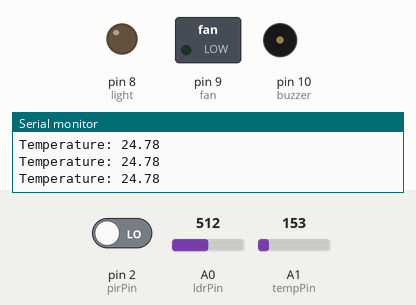
Recording of a sketch running on a simulated Arduino Uno, built with avr-gcc and run on an emulated ATmega328P. Shown: switched loads named in the sketch (green lamp = pin HIGH), output pins drawn as LEDs (lit = HIGH), buzzer (waves = sounding, pin HIGH), the last lines printed to the serial monitor. The test bench sets the inputs (shaded band); at power-on: pin 2 (pirPin) LOW, A1 (tempPin) = 153, A0 (ldrPin) = 512.

Above: at 1.3 s.
1.4 s: pin 2 (pirPin) driven HIGH
At 1.9 s:
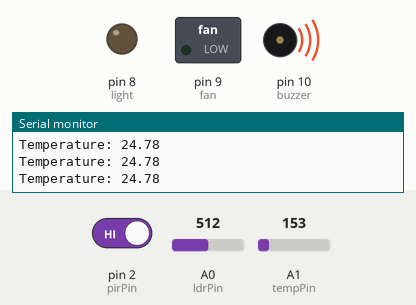
4.4 s: A1 (tempPin) set to 172
At 4.9 s:
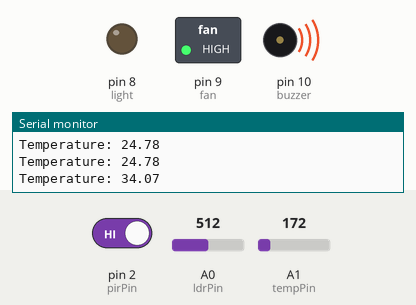
7.4 s: A0 (ldrPin) set to 486
At 7.9 s:
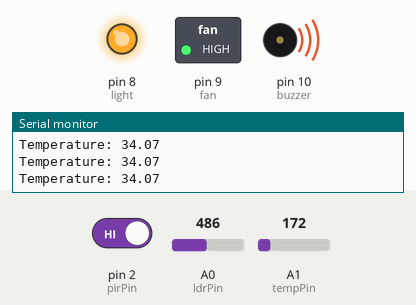
10.4 s: A1 (tempPin) set to 133
At 10.9 s:
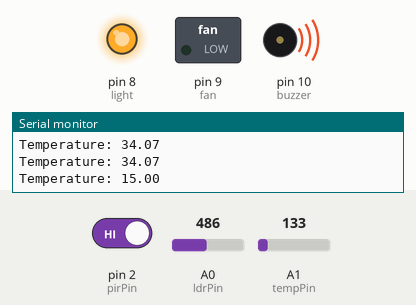
13.4 s: A1 (tempPin) set to 165
At 14.4 s:
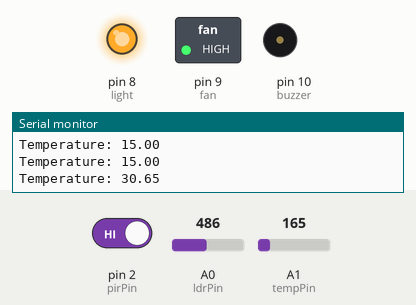
16.4 s: A1 (tempPin) set to 114
At 17.4 s:
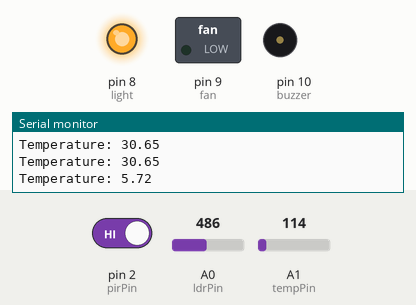
Timing chart, 0 to 20.4 s (numbered marks = the images above; inputs shaded):
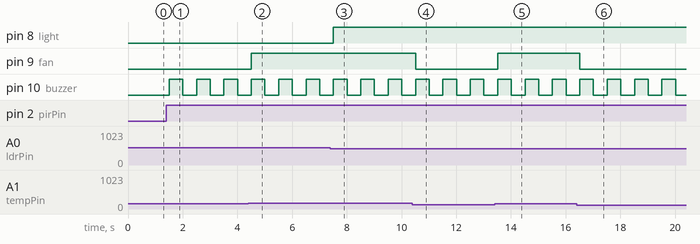

Measured:
- the behaviour switches between 163 and 164 on A1 (tempPin) (found by bisection; images 1 and 2)
- the behaviour switches between 500 and 499 on A0 (ldrPin) (found by bisection; images 2 and 3)
- after the input at 1.4 s, pin 10 (buzzer): alternates HIGH for 0.50 s and LOW for 0.50 s, starting after 0.10 s
- after the input at 4.4 s, pin 9 (fan): LOW → HIGH after 0.11 s
- after the input at 7.4 s, pin 8 (light): LOW → HIGH after 0.11 s
- after the input at 10.4 s, pin 9 (fan): HIGH → LOW after 0.11 s
- after the input at 13.4 s, pin 9 (fan): LOW → HIGH after 0.11 s
- after the input at 16.4 s, pin 9 (fan): HIGH → LOW after 0.12 s

The sketch:

sketch.ino
```cpp
int ldrPin = A0;
int tempPin = A1;
int pirPin = 2;

int light = 8;
int fan = 9;
int buzzer = 10;

void setup()
{
  pinMode(pirPin, INPUT);

  pinMode(light, OUTPUT);
  pinMode(fan, OUTPUT);
  pinMode(buzzer, OUTPUT);

  Serial.begin(9600);
}

void loop()
{
  int ldrValue = analogRead(ldrPin);
  int pirValue = digitalRead(pirPin);

  // Temperature calculation
  int tempReading = analogRead(tempPin);

  float voltage = tempReading * 5.0 / 1023.0;
  float temperature = (voltage - 0.5) * 100;


  Serial.print("Temperature: ");
  Serial.println(temperature);


  // Automatic light control
  if(ldrValue < 500)
  {
    digitalWrite(light, HIGH);   // Night - ON
  }
  else
  {
    digitalWrite(light, LOW);    // Day - OFF
  }


  // Fan control using temperature
  if(temperature > 30)
  {
    digitalWrite(fan, HIGH);
  }
  else
  {
    digitalWrite(fan, LOW);
  }


  // Security alert
  if(pirValue == HIGH)
  {
    digitalWrite(buzzer, HIGH);
    delay(500);
    digitalWrite(buzzer, LOW);
  }

  delay(500);
}
```
